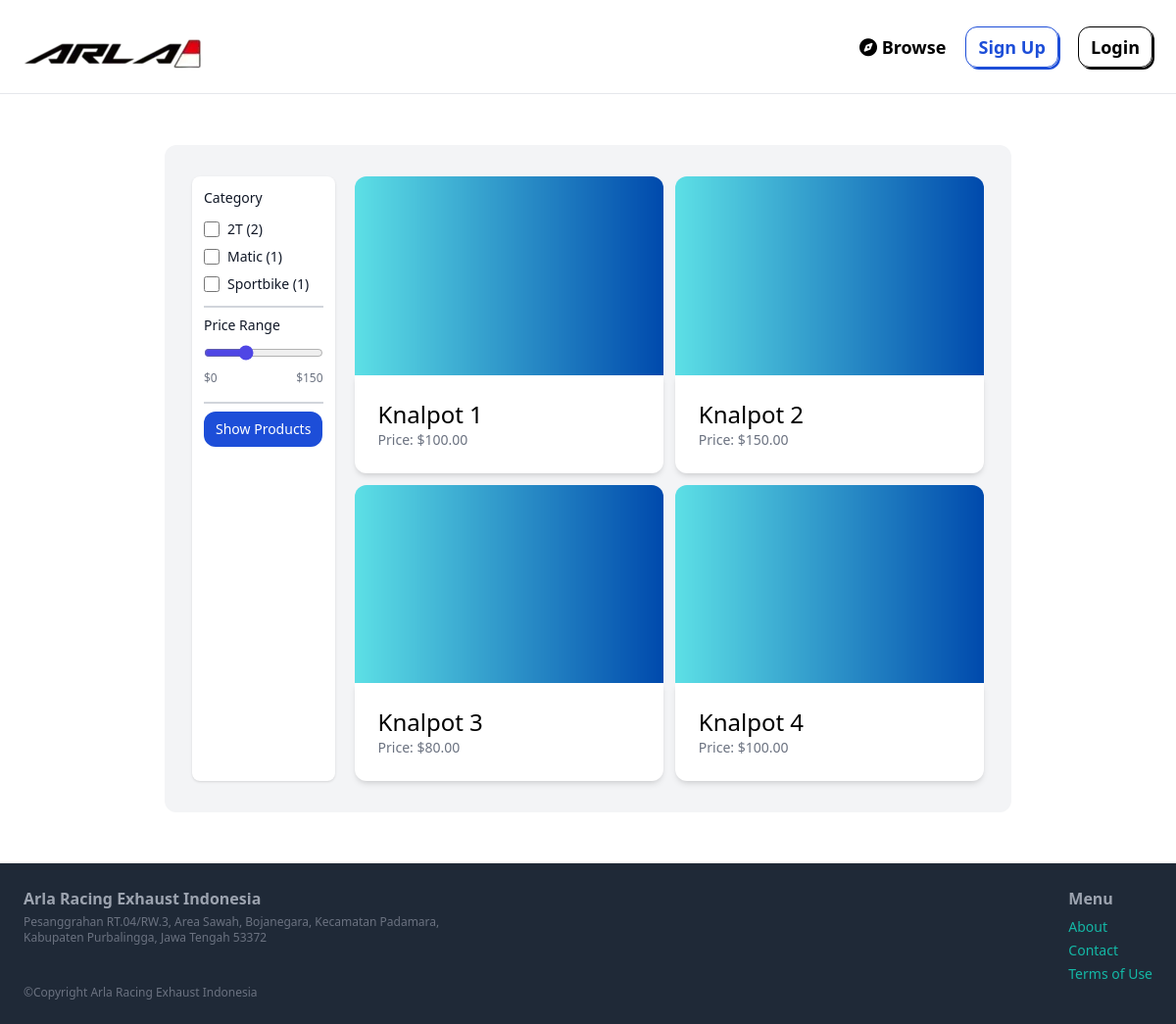
The page /browse/ on the database its author committed.
### item/models.py (models this page shows, shortened)
class Category(models.Model):
    name = models.CharField(max_length=255)
    class Meta:
        ordering = ['name',]
        verbose_name_plural = 'Categories'
    def __str__(self):
        return self.name

class Item(models.Model):
    name = models.CharField(max_length=255)
    description = models.TextField(blank=True, null=True)
    price = models.DecimalField(max_digits=10, decimal_places=2)
    image = models.ImageField(upload_to='items/item_images', blank=True, null=True)
    is_on_sale = models.BooleanField(default=False)
    created_at = models.DateTimeField(auto_now_add=True)
    modified_by = models.ForeignKey(User, related_name='items', on_delete=models.CASCADE)
    category = models.ForeignKey(Category, related_name='items', on_delete=models.CASCADE)
    class Meta:
        ordering = ['name',]

### core/views.py (the view)
# urls.py: path('browse/', views.browse, name='browse'),
def browse(request):
    items = Item.objects.all()
    max_price = Item.objects.aggregate(max_price=Max('price', default=0))
    category = Category.objects.all()
    context = {
        'items': items,
        'categories': category,
        'max_price': max_price['max_price'],
    }
    return render(request, 'core/browse.html', context=context)

### cart/context.py (called while the page is built)
def cart(request):
    cart = Cart(request)
    return {'cart': cart}

### core/templates/core/browse.html (shortened to what this page needs)
{% extends 'core/base.html' %}
{% block content %}
<div class="sm:w-3/4 w-full mx-auto my-7 px-3 py-4 space-x-3 bg-gray-100 rounded-xl">
    <div class="grid sm:grid-cols-5 gap-5 p-4">
        <div id="checkbox" class="col-start-1 col-span-1 p-3 bg-white rounded-lg shadow dark:bg-gray-700">
          <h6 class="mb-3 text-sm font-medium text-gray-900 dark:text-white">Category</h6>
          <ul class="space-y-2 text-sm mb-2 pb-3 border-b-2 border-gray-300" aria-labelledby="dropdownDefault">
            {% for category in categories %}
            <li class="flex items-center">
                <input id="{{ category }}" type="checkbox" value=""
                  class="w-4 h-4 bg-gray-100 border-gray-300 rounded text-primary-600 focus:ring-primary-500 dark:focus:ring-primary-600 dark:ring-offset-gray-700 focus:ring-2 dark:bg-gray-600 dark:border-gray-500" />
                <label for="{{ category }}" class="ml-2 text-sm font-medium text-gray-900 dark:text-gray-100">
                  {{ category }} ({{category.items.count}})
                </label>
            </li>
            {% endfor %}
          </ul>
          <div class="bg-white w-full max-w-md pb-3 border-b-2 border-gray-300 mb-2">
            <div class="mb-1">
              <label for="price-range" class="block text-sm p-0 text-gray-900 mb-2">Price Range</label>
              <input type="range" id="price-range" class="w-full accent-indigo-600" min="0" max="{{ max_price }}" value="50" oninput="updatePrice(this.value)">
            </div>
            <div class="flex justify-between text-gray-500 mb-1">
              <span id="minPrice" class="text-xs">$0</span>
              <span id="maxPrice" class="text-xs">${{max_price}}</span>
            </div>
          </div>
         <button class="text-sm bg-blue-700 text-white rounded-xl py-2 px-3 hover:bg-blue-500">Show Products</button>
        </div>
        <div class="col-start-2 col-span-4">
            <div class="grid sm:grid-cols-2 gap-3">
              {% for product in items %}
              <div classs="">
                <a href="{% url 'item:detail' product.id %}">
                  <div>
                    <img src="{{ product.image.url }}" alt="{{ product.name }}" class="rounded-t-xl w-full">
                  </div>
                  <div  class="bg-white sm:p-6 p-2 rounded-b-xl shadow-md">
                    <h3 class="sm:text-2xl text-md">{{ product.name }}</h3>
                    <p class="sm:text-md text-sm text-gray-500">Price: ${{ product.price }}</p>
                  </div>
                </a>
              </div>
              {% endfor %}
            </div>
        </div>
    </div>
</div>
{% endblock %}

### rows shown on the page
Category: name "2T", items.count "2"
Category: name "Matic", items.count "1"
Category: name "Sportbike", items.count "1"
Item: image (picture), name "Knalpot 1", price "100.00"
Item: image (picture), name "Knalpot 2", price "150.00"
Item: image (picture), name "Knalpot 3", price "80.00"
Item: image (picture), name "Knalpot 4", price "100.00"

### other values the page prints
{{ max_price }} "150"
